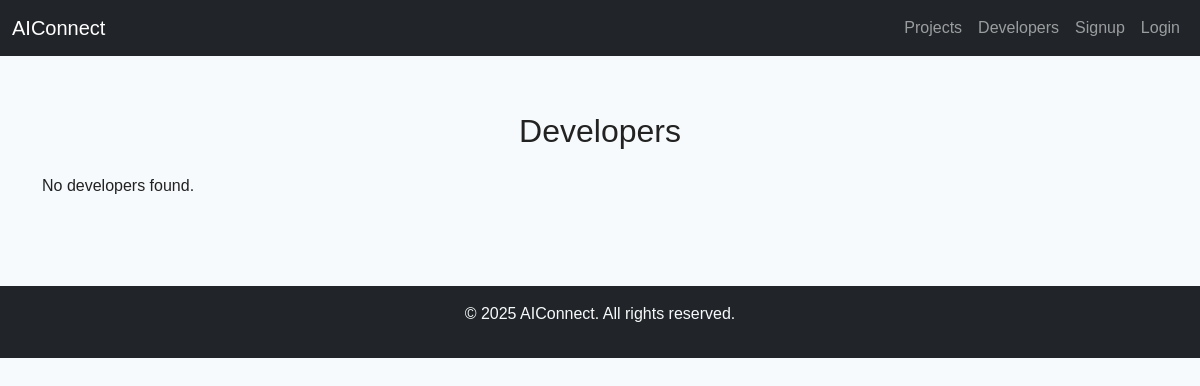
The page /developers/ on the database as committed earlier.
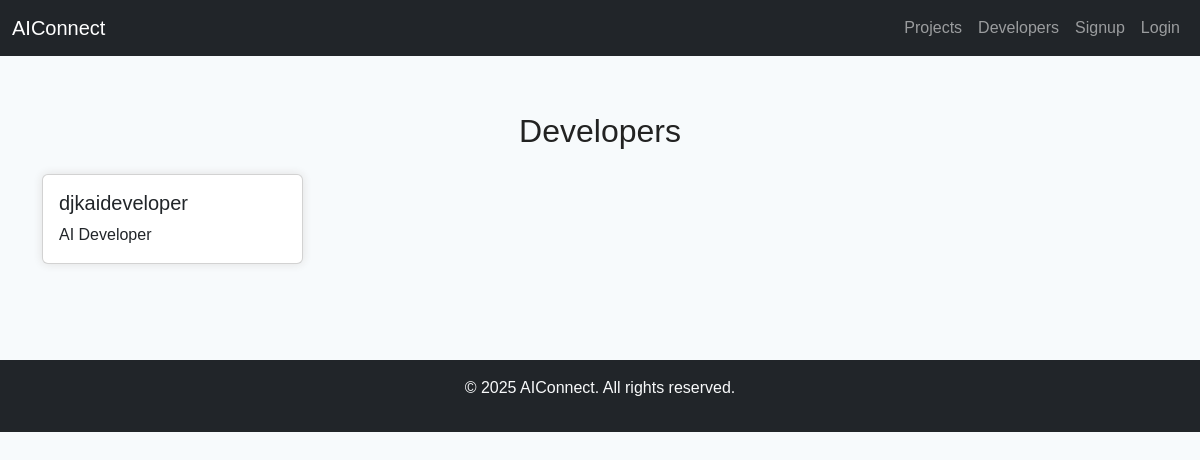
The same page on the database as committed later.
### aiconnect/models.py (models this page shows)
class User(AbstractUser):
    USER_TYPE_CHOICES = (
        ('company', 'Company'),
        ('freelancer', 'Freelancer'),
    )
    user_type = models.CharField(max_length=20, choices=USER_TYPE_CHOICES)

### aiconnect/views.py (the view)
# urls.py: path('developers/', views.developers_view, name='developers'),
def developers_view(request):
    developers = User.objects.filter(user_type='freelancer')
    return render(request, 'aiconnect/developers.html', {'developers': developers})

### aiconnect/templates/aiconnect/developers.html (shortened to what this page needs)
{% extends "aiconnect/base.html" %}
{% block content %}
<h2 class="mb-4">Developers</h2>
<div class="row">
    {% for dev in developers %}
    <div class="col-md-3 mb-4">
        <div class="card h-100">
            <div class="card-body">
                <h5 class="card-title">{{ dev.username }}</h5>
                <p class="card-text">{{ dev.portfolio.skills|default:"AI Developer" }}</p>
            </div>
        </div>
    </div>
    {% empty %}
    <div class="col-12"><p>No developers found.</p></div>
    {% endfor %}
</div>
{% endblock %}

Rows that differ between the two databases and show on the page:
added User: username "djkaideveloper", portfolio.skills "AI Developer"
Other text that changed with them:
text no longer shown: "No developers found."
